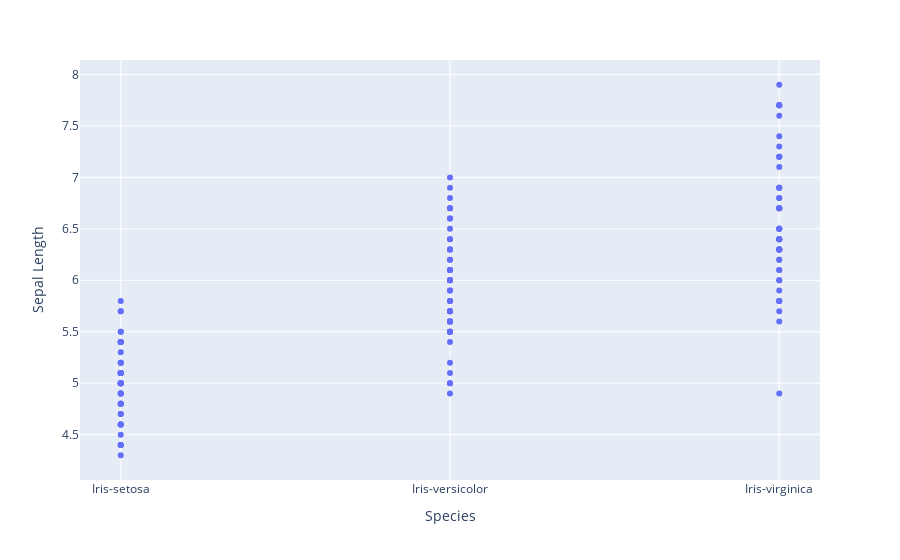

Notebook code cell kept with this figure:
### Code cell
#graph plotting and visualization
plotly.express.scatter(iris,x="Species",y="Sepal Length")

### Figure 1 — Plotly figure (JSON) as saved in the notebook; plotly's stock layout.template omitted (floating-point values rounded to 4 significant figures; data arrays with more than 128 entries replaced by an {"elided": "..."} marker saying what was removed)
{"data": [{"hovertemplate": "Species=%{x}<br>Sepal Length=%{y}<extra></extra>", "legendgroup": "", "marker": {"color": "#636efa", "symbol": "circle"}, "mode": "markers", "name": "", "orientation": "v", "showlegend": false, "type": "scatter", "x": {"elided": "150 str values"}, "xaxis": "x", "y": {"elided": "150 float values"}, "yaxis": "y"}], "layout": {"legend": {"tracegroupgap": 0}, "margin": {"t": 60}, "xaxis": {"anchor": "y", "domain": [0, 1], "title": {"text": "Species"}}, "yaxis": {"anchor": "x", "domain": [0, 1], "title": {"text": "Sepal Length"}}}}
